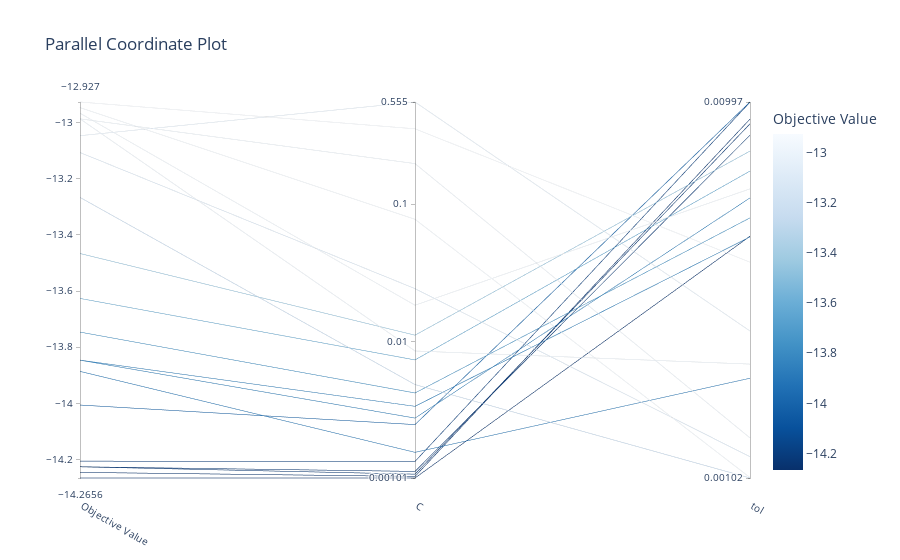

The notebook cell this image was saved under:
### Code cell
# plot parallel coordinates
optuna.visualization.plot_parallel_coordinate(study)

### Figure 1 — Plotly figure (JSON) as saved in the notebook; plotly's stock layout.template omitted (floating-point values rounded to 4 significant figures)
{"data": [{"dimensions": [{"label": "Objective Value", "range": [-14.27, -12.93], "values": [-13.63, -13.85, -12.93, -13.27, -13.05, -13.89, -13.11, -12.99, -12.99, -12.95, -14.23, -14.23, -14.21, -14.25, -12.97, -13.85, -14.01, -13.47, -14.27, -13.75]}, {"label": "C", "range": [-2.994, -0.2556], "ticktext": ["0.00101", "0.01", "0.1", "0.555"], "tickvals": [-2.994, -2, -1, -0.2556], "values": [-2.134, -2.472, -0.4508, -2.314, -0.2556, -2.807, -1.615, -2.069, -0.7043, -1.11, -2.966, -2.946, -2.874, -2.983, -1.736, -2.558, -2.605, -1.954, -2.994, -2.375]}, {"label": "tol", "range": [-2.989, -2.001], "ticktext": ["0.00102", "0.00997"], "tickvals": [-2.989, -2.001], "values": [-2.183, -2.356, -2.422, -2.989, -2.603, -2.727, -2.933, -2.69, -2.884, -2.988, -2.059, -2.088, -2.002, -2.046, -2.23, -2.253, -2.001, -2.13, -2.354, -2.306]}], "labelangle": 30, "labelside": "bottom", "line": {"color": [-13.63, -13.85, -12.93, -13.27, -13.05, -13.89, -13.11, -12.99, -12.99, -12.95, -14.23, -14.23, -14.21, -14.25, -12.97, -13.85, -14.01, -13.47, -14.27, -13.75], "colorbar": {"title": {"text": "Objective Value"}}, "colorscale": [[0, "rgb(247,251,255)"], [0.125, "rgb(222,235,247)"], [0.25, "rgb(198,219,239)"], [0.375, "rgb(158,202,225)"], [0.5, "rgb(107,174,214)"], [0.625, "rgb(66,146,198)"], [0.75, "rgb(33,113,181)"], [0.875, "rgb(8,81,156)"], [1, "rgb(8,48,107)"]], "reversescale": true, "showscale": true}, "type": "parcoords"}], "layout": {"title": {"text": "Parallel Coordinate Plot"}}}
